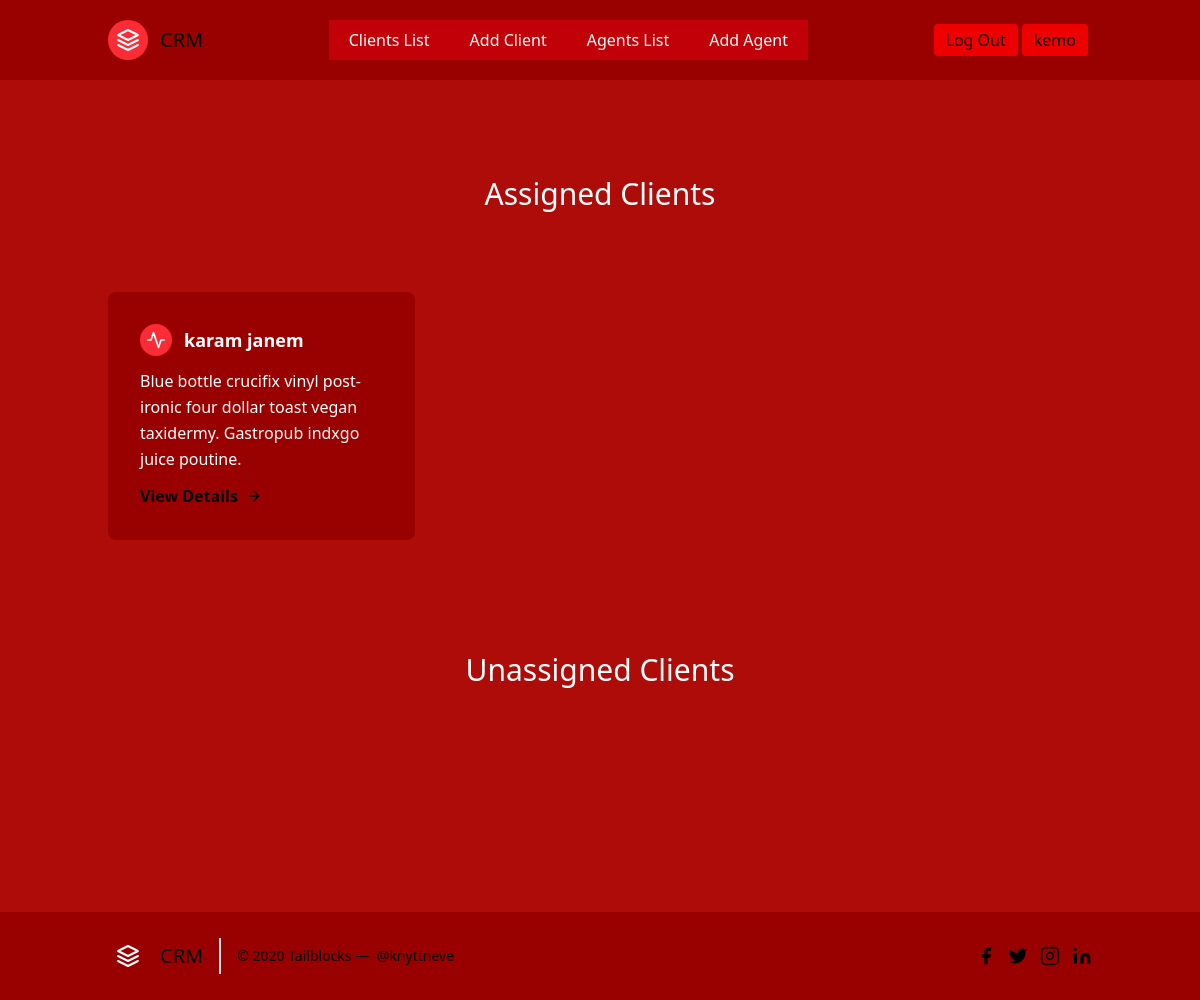
Page /leads/ (signed in) on the earlier database version.
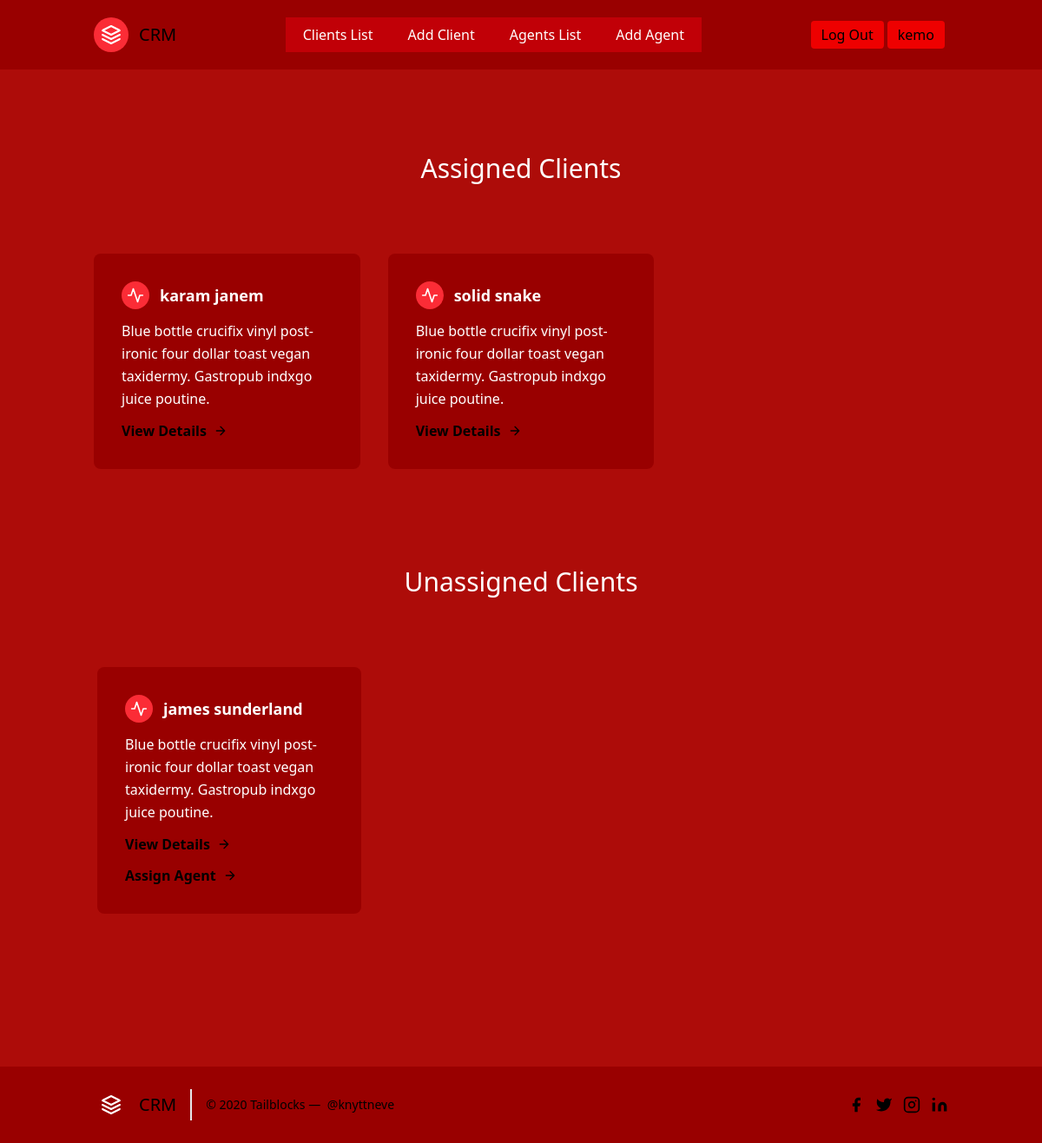
Same page on the later database version.
### leads/models.py (models this page shows, shortened)
class Client(models.Model): #this class stores the records of clients
    source_options = (
        ('1', 'Internet'),
        ('2', 'Newsletter'),
        ('3', 'TV'),
        ('4', 'Other')
    )
    first_name = models.CharField(max_length=40)
    last_name = models.CharField(max_length=40)
    email = models.EmailField()
    source = models.CharField(max_length=50, choices=source_options)
    profile_picture = models.ImageField(blank=True, null=True)
    phoned = models.BooleanField(default=False)
    age = models.IntegerField(validators=[MinValueValidator(18), MaxValueValidator(120)])
    files = models.FileField(blank=True, null=True)
    organization = models.ForeignKey(Organization, on_delete=models.CASCADE)
    agent = models.ForeignKey(Agent, on_delete=models.SET_NULL, null=True, blank=True)

### leads/views.py (the view)
# urls.py: path('', LeadListView.as_view(), name='lead-list'),
class LeadListView(LoginRequiredMixin, ListView):
    template_name = 'lead/lead_list.html'
    def get_queryset(self):
        user = self.request.user
        if user.is_organizor:
            queryset = Client.objects.filter(organization__user=user)
        elif user.is_agent:
            queryset = Client.objects.filter(agent__user=user)
        return queryset

### leads/templates/lead/lead_list.html
{% extends 'partials/base.html' %}
    {% block content %}
<section class="text-white body-font">
  <div class="container px-5 py-24 mx-auto"  >
    <div class="flex flex-col text-center w-full mb-20">
      <h1 class="sm:text-3xl text-2xl font-medium title-font text-white">Assigned Clients</h1>
    </div>
    <div class="flex flex-wrap -m-4">
        {% for client in object_list %}
        {% if client.agent != None %}
      <div class="p-4 md:w-1/3" >
        <div class="flex rounded-lg h-full p-8 flex-col" style="background-color:#990000">
          <div class="flex items-center mb-3">
            <div class="w-8 h-8 mr-3 inline-flex items-center justify-center rounded-full bg-red-500 text-white flex-shrink-0">
              <svg fill="none" stroke="currentColor" stroke-linecap="round" stroke-linejoin="round" stroke-width="2" class="w-5 h-5" viewBox="0 0 24 24" data-darkreader-inline-stroke="" style="--darkreader-inline-stroke: currentColor;">
                <path d="M22 12h-4l-3 9L9 3l-3 9H2"></path>
              </svg>
            </div>
            <h2 class="text-white text-lg title-font font-medium" style="font-weight:bold">{{client.first_name}} {{client.last_name}}
    </h2>
          </div>
          <div class="flex-grow">
            <p class="leading-relaxed text-base">Blue bottle crucifix vinyl post-ironic four dollar toast vegan taxidermy. Gastropub indxgo juice poutine.</p>
            <a href="{% url 'leads:lead-detail' client.pk %}" class="mt-3 text-black inline-flex items-center" style="font-weight:bold">View Details
              <svg fill="none" stroke="currentColor" stroke-linecap="round" stroke-linejoin="round" stroke-width="2" class="w-4 h-4 ml-2" viewBox="0 0 24 24" data-darkreader-inline-stroke="" style="--darkreader-inline-stroke: currentColor;">
                <path d="M5 12h14M12 5l7 7-7 7"></path>
              </svg>
            </a>
          </div>
        </div>
      </div>
          {% endif %}
          {% endfor %}
  <div class="container px-5 py-24 mx-auto"  >
    <div class="flex flex-col text-center w-full mb-20">
      <h1 class="sm:text-3xl text-2xl font-medium title-font text-white">Unassigned Clients</h1>
    </div>
    <div class="flex flex-wrap -m-4">
        {% for client in object_list %}
        {% if client.agent == None %}
      <div class="p-4 md:w-1/3" >
        <div class="flex rounded-lg h-full p-8 flex-col" style="background-color:#990000">
          <div class="flex items-center mb-3">
            <div class="w-8 h-8 mr-3 inline-flex items-center justify-center rounded-full bg-red-500 text-white flex-shrink-0">
              <svg fill="none" stroke="currentColor" stroke-linecap="round" stroke-linejoin="round" stroke-width="2" class="w-5 h-5" viewBox="0 0 24 24" data-darkreader-inline-stroke="" style="--darkreader-inline-stroke: currentColor;">
                <path d="M22 12h-4l-3 9L9 3l-3 9H2"></path>
              </svg>
            </div>
            <h2 class="text-white text-lg title-font font-medium" style="font-weight:bold">{{client.first_name}} {{client.last_name}}
    </h2>
          </div>
          <div class="flex-grow">
            <p class="leading-relaxed text-base">Blue bottle crucifix vinyl post-ironic four dollar toast vegan taxidermy. Gastropub indxgo juice poutine.</p>
            <a href="{% url 'leads:lead-detail' client.pk %}" class="mt-3 text-black inline-flex items-center" style="font-weight:bold">View Details
              <svg fill="none" stroke="currentColor" stroke-linecap="round" stroke-linejoin="round" stroke-width="2" class="w-4 h-4 ml-2" viewBox="0 0 24 24" data-darkreader-inline-stroke="" style="--darkreader-inline-stroke: currentColor;">
                <path d="M5 12h14M12 5l7 7-7 7"></path>
              </svg>
            </a>
               <a href="{% url 'agents:agent-assign' client.pk %}" class="mt-3 text-black inline-flex items-center" style="font-weight:bold">Assign Agent
              <svg fill="none" stroke="currentColor" stroke-linecap="round" stroke-linejoin="round" stroke-width="2" class="w-4 h-4 ml-2" viewBox="0 0 24 24" data-darkreader-inline-stroke="" style="--darkreader-inline-stroke: currentColor;">
                <path d="M5 12h14M12 5l7 7-7 7"></path>
              </svg>
            </a>
          </div>
        </div>
      </div>
          {% endif %}
          {% endfor %}
    </div>
  </div>
</section>
{% endblock %}

Differences in the rows shown:
added Client: first_name "solid", last_name "snake", shown under "Assigned Clients"
added Client: first_name "james", last_name "sunderland", shown under "Unassigned Clients"
